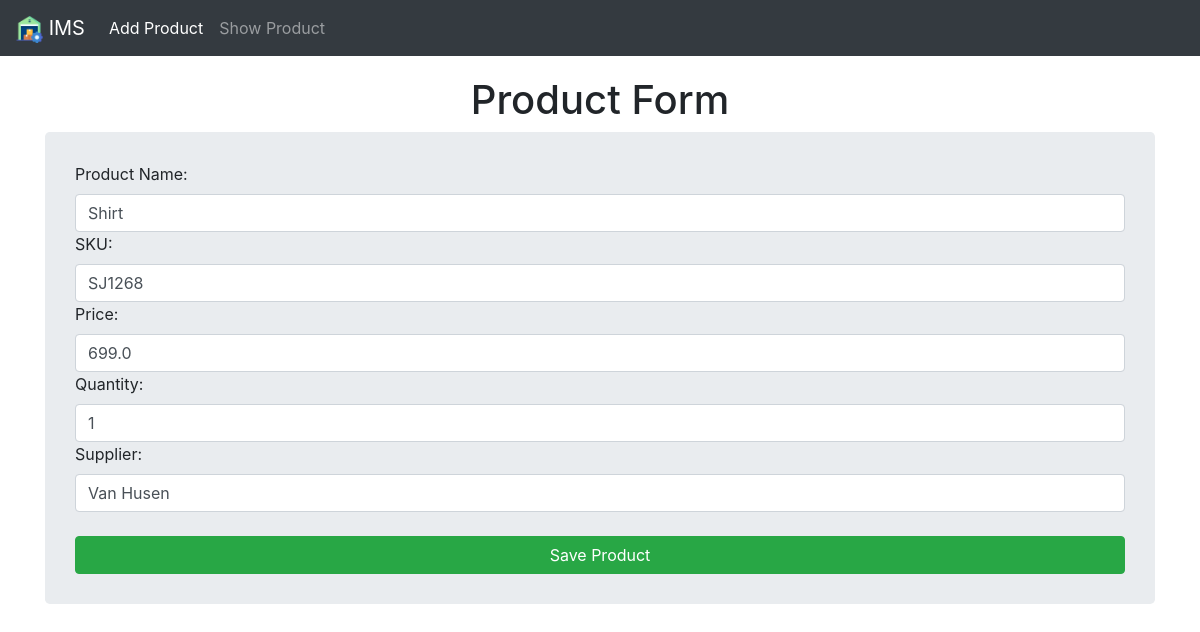
Page /pupdate/3/ on the committed database.
### home/models.py (models this page shows, shortened)
class Product(models.Model):
    product_id = models.AutoField(primary_key=True)
    name = models.CharField(max_length=100)
    sku = models.CharField(max_length=50, unique=True)
    price = models.FloatField()
    quantity = models.IntegerField()
    supplier = models.CharField(max_length=100)

### home/views.py (the view, shortened to what this page needs)
# urls.py: path('pupdate/<pk>/', ProductUpdateView.as_view(), name='pupdate'),
class ProductUpdateView(UpdateView):
    model = Product
    form_class = ProductForm
    template_name = 'home/pform.html'

### home/forms.py
class ProductForm(forms.ModelForm):
    class Meta:
        model = Product
        exclude = ['product_id']
        labels = {
            'name': 'Product Name',
            'sku': 'SKU',
            'price': 'Price',
            'quantity': 'Quantity',
            'supplier': 'Supplier',
        }
        widgets = {
            'name': forms.TextInput(attrs={'placeholder': 'e.g. Shirt', 'class': 'form-control'}),
            'sku': forms.TextInput(attrs={'placeholder': 'e.g. S123FG', 'class': 'form-control'}),
            'price': forms.NumberInput(attrs={'placeholder': 'e.g. 19.99', 'class': 'form-control'}),
            'quantity': forms.NumberInput(attrs={'placeholder': 'e.g. 100', 'class': 'form-control'}),
            'supplier': forms.TextInput(attrs={'placeholder': 'e.g. ABC Corp', 'class': 'form-control'}),
        }

### templates/home/pform.html (shortened to what this page needs)
{% extends 'index.html' %}
{% block navitems %}
<li class="nav-item">
    <a href="{% url 'pform' %}" class="nav-link active">
        Add Product
    </a>
</li>
<li class="nav-item">
    <a href="{% url 'plist' %}" class="nav-link">
        Show Product
    </a>
    </li>
{% endblock %}
{% block content %}
<h1 class="text-center">
    Product Form
</h1>
<form method="post" class="jumbotron">
    {{form}}
    <br>
    <button class="btn btn-success btn-block" type="submit">Save Product</button>
</form>
{% endblock %}

### templates/index.html (style rules this page uses)
body { padding-top: 56px; }
.jumbotron { padding: 30px; }

### rows in the picture
Product: name "Shirt", sku "SJ1268", price "699.0", quantity "1", supplier "Van Husen"
